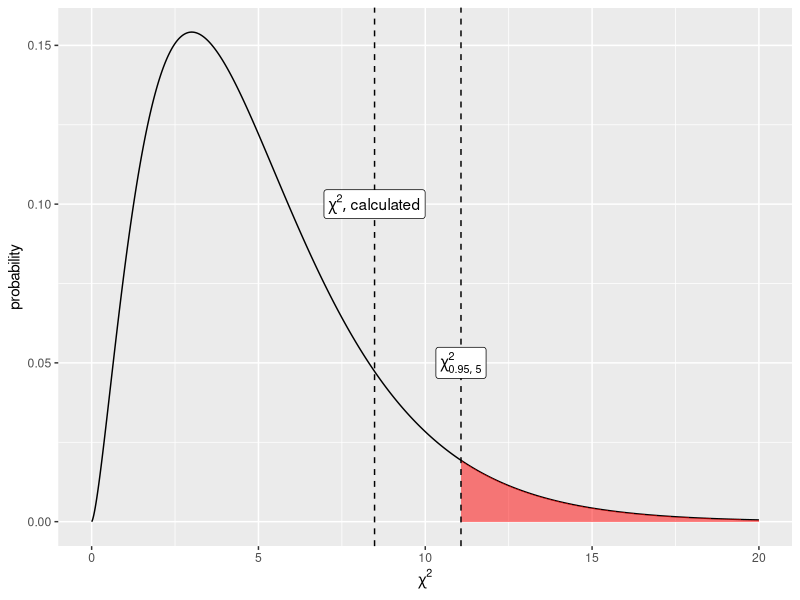

Recreate this plot in R.
## ---- chunk 1
knitr::opts_chunk$set(echo = TRUE)
## ---- chunk 2
x <- rnorm(100, mean=0)  # if you don’t specify the variance it is set to 1 by default
y <- rnorm(100, mean=1)
## ---- chunk 3
var.test(x, y, ratio = 1, alternative = "two.sided", conf.level = 0.95)      
## ---- chunk 4
x <- rnorm(100, mean=0, sd=1)  
y <- rnorm(100, mean=0, sd=1.2)
## ---- chunk 5
var.test(x, y, ratio = 1, alternative = "two.sided", conf.level = 0.95)
## ---- chunk 6
x <- rnorm(10, mean=0)  # if you don’t specify the variance it is set to 1 by default
y <- rnorm(10, mean=1)
var.test(x, y, ratio = 1, alternative = "two.sided", conf.level = 0.95)
## ---- chunk 7
x <- rnorm(10, mean=0, sd=1)  # if you don’t specify the variance it is set to 1 by default
y <- rnorm(10, mean=0, sd=1.2)
var.test(x, y, ratio = 1, alternative = "two.sided", conf.level = 0.95)
## ---- chunk 8
colnames(iris)
## ---- chunk 9
summary(iris)
## ---- chunk 10
iris$Sepal.Length
## ---- chunk 11
table(mtcars$cyl)
## ---- chunk 12
table(mtcars$cyl, mtcars$gear)
## ---- chunk 13
seatbelt = rbind(c(56, 8), c(2, 16))
colnames(seatbelt) = c("child_buckled", "child_unbuckled")
rownames(seatbelt) = c("parent_buckled", "parent_unbuckled")

seatbelt
## ---- chunk 14
parent = rowSums(seatbelt)
child = colSums(seatbelt)

parent
child
## ---- chunk 15
parent = as.list(rowSums(seatbelt))
child = as.list(colSums(seatbelt))

# total population size (all adults & children)
total = sum(seatbelt)

# Expected value for parent buckled, child buckled
EV_pb_cb = (parent$parent_buckled * child$child_buckled) / total
EV_pb_cu = (parent$parent_buckled * child$child_unbuckled) / total
EV_pu_cb = (parent$parent_unbuckled * child$child_buckled) / total
EV_pu_cu = (parent$parent_unbuckled * child$child_unbuckled) / total

# create a new matrix of the expected values
# rbind combines the rows together
seatbelt_EV = rbind(c(EV_pb_cb, EV_pb_cu), c(EV_pu_cb, EV_pu_cu))
# copy the row and column names from the seatbelt matrix
rownames(seatbelt_EV) = rownames(seatbelt)
colnames(seatbelt_EV) = colnames(seatbelt)
seatbelt_EV
## ---- chunk 16
sum(((seatbelt - seatbelt_EV)^2)/seatbelt_EV)
## ---- chunk 17
die = c(1,2,3,4,5,6)
count = c(11,16,25,13,21,14)
## ---- chunk 18
exp = rep(1/6, 6) * 100
exp
## ---- chunk 19
chi_squared = sum(((count - exp)^2)/exp)
chi_squared
## ---- chunk 20
qchisq(0.95, 5)
## ---- chunk 21
pchisq(8.48, 5, lower.tail = FALSE)
## ---- chunk 22
chisq.test(count, p=rep(1/6, 6))
## ---- chunk 23
# manuals for adding math symbols to plots is at:
# https://stat.ethz.ch/R-manual/R-patched/library/grDevices/html/plotmath.html
# http://vis.supstat.com/2013/04/mathematical-annotation-in-r/
library(ggplot2)
chi_squared = chisq.test(count, p=rep(1/6, 6))
x = seq(0,20,0.01)
y = dchisq(x, df=5)
df = data.frame(x=x, y=y)
ggplot(df, aes(x,y)) + geom_line() + 
  geom_area(data = subset(df, x > qchisq(0.95, 5)), 
            aes(x=x, y=y), fill="red", alpha=0.5) + 
  geom_vline(xintercept = chi_squared$statistic, linetype="dashed") + 
  annotate("label", x = chi_squared$statistic, y=0.1, label="list(chi^2,'calculated')", parse=TRUE) + 
  geom_vline(xintercept = qchisq(0.95, 5), linetype="dashed") + 
  annotate("label", x = qchisq(0.95, 5), y=0.05, label="chi[list(0.95,5)]^{2}", parse=TRUE) + 
  ylab("probability") + xlab(expression(chi^{2}))
## ---- chunk 24
murders <- c(53, 42, 51, 45, 36, 37, 65)
cst = chisq.test(murders,p=rep(1/7, 7))
cst$statistic
